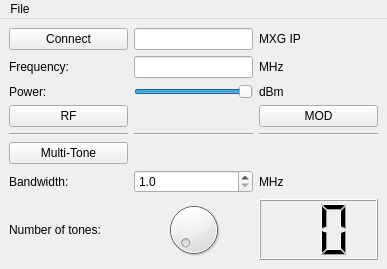
<?xml version="1.0" encoding="UTF-8"?>
<ui version="4.0">
 <class>MainWindow</class>
 <widget class="QMainWindow" name="MainWindow">
  <property name="geometry">
   <rect>
    <x>0</x>
    <y>0</y>
    <width>387</width>
    <height>269</height>
   </rect>
  </property>
  <property name="minimumSize">
   <size>
    <width>350</width>
    <height>200</height>
   </size>
  </property>
  <property name="windowTitle">
   <string>MainWindow</string>
  </property>
  <widget class="QWidget" name="centralwidget">
   <property name="sizePolicy">
    <sizepolicy hsizetype="Preferred" vsizetype="Preferred">
     <horstretch>0</horstretch>
     <verstretch>0</verstretch>
    </sizepolicy>
   </property>
   <property name="minimumSize">
    <size>
     <width>60</width>
     <height>10</height>
    </size>
   </property>
   <layout class="QGridLayout" name="gridLayout_2">
    <item row="1" column="0">
     <layout class="QGridLayout" name="gridLayout">
      <item row="7" column="1">
       <widget class="QLabel" name="label_6">
        <property name="text">
         <string>Number of tones:</string>
        </property>
       </widget>
      </item>
      <item row="6" column="1">
       <widget class="QLabel" name="label_7">
        <property name="text">
         <string>Bandwidth:</string>
        </property>
       </widget>
      </item>
      <item row="7" column="3">
       <widget class="QLCDNumber" name="lcdNumber">
        <property name="digitCount">
         <number>2</number>
        </property>
       </widget>
      </item>
      <item row="7" column="2">
       <widget class="QDial" name="dial">
        <property name="minimum">
         <number>2</number>
        </property>
        <property name="maximum">
         <number>15</number>
        </property>
       </widget>
      </item>
      <item row="6" column="2">
       <widget class="QDoubleSpinBox" name="doubleSpinBox">
        <property name="specialValueText">
         <string/>
        </property>
        <property name="accelerated">
         <bool>true</bool>
        </property>
        <property name="decimals">
         <number>1</number>
        </property>
        <property name="minimum">
         <double>1.000000000000000</double>
        </property>
        <property name="maximum">
         <double>19.899999999999999</double>
        </property>
        <property name="singleStep">
         <double>0.100000000000000</double>
        </property>
       </widget>
      </item>
      <item row="6" column="3">
       <widget class="QLabel" name="label_8">
        <property name="text">
         <string>MHz</string>
        </property>
       </widget>
      </item>
      <item row="5" column="1">
       <widget class="QPushButton" name="pushButton_4">
        <property name="text">
         <string>Multi-Tone</string>
        </property>
        <property name="checkable">
         <bool>true</bool>
        </property>
       </widget>
      </item>
      <item row="4" column="1">
       <widget class="Line" name="line_3">
        <property name="orientation">
         <enum>Qt::Horizontal</enum>
        </property>
       </widget>
      </item>
      <item row="4" column="2">
       <widget class="Line" name="line_2">
        <property name="orientation">
         <enum>Qt::Horizontal</enum>
        </property>
       </widget>
      </item>
      <item row="0" column="3">
       <widget class="QLabel" name="label">
        <property name="sizePolicy">
         <sizepolicy hsizetype="MinimumExpanding" vsizetype="MinimumExpanding">
          <horstretch>0</horstretch>
          <verstretch>0</verstretch>
         </sizepolicy>
        </property>
        <property name="text">
         <string>MXG IP</string>
        </property>
       </widget>
      </item>
      <item row="1" column="2">
       <widget class="QLineEdit" name="lineEdit_2">
        <property name="sizePolicy">
         <sizepolicy hsizetype="MinimumExpanding" vsizetype="MinimumExpanding">
          <horstretch>0</horstretch>
          <verstretch>0</verstretch>
         </sizepolicy>
        </property>
       </widget>
      </item>
      <item row="1" column="3">
       <widget class="QLabel" name="label_5">
        <property name="text">
         <string>MHz</string>
        </property>
       </widget>
      </item>
      <item row="1" column="1">
       <widget class="QLabel" name="label_4">
        <property name="text">
         <string>Frequency:</string>
        </property>
       </widget>
      </item>
      <item row="0" column="2">
       <widget class="QLineEdit" name="lineEdit">
        <property name="sizePolicy">
         <sizepolicy hsizetype="MinimumExpanding" vsizetype="MinimumExpanding">
          <horstretch>0</horstretch>
          <verstretch>0</verstretch>
         </sizepolicy>
        </property>
       </widget>
      </item>
      <item row="2" column="1">
       <widget class="QLabel" name="label_2">
        <property name="text">
         <string>Power:</string>
        </property>
       </widget>
      </item>
      <item row="2" column="2">
       <widget class="QSlider" name="horizontalSlider">
        <property name="sizePolicy">
         <sizepolicy hsizetype="MinimumExpanding" vsizetype="MinimumExpanding">
          <horstretch>0</horstretch>
          <verstretch>0</verstretch>
         </sizepolicy>
        </property>
        <property name="minimum">
         <number>-100</number>
        </property>
        <property name="maximum">
         <number>0</number>
        </property>
        <property name="orientation">
         <enum>Qt::Horizontal</enum>
        </property>
       </widget>
      </item>
      <item row="2" column="3">
       <widget class="QLabel" name="label_3">
        <property name="text">
         <string>dBm</string>
        </property>
       </widget>
      </item>
      <item row="0" column="1">
       <widget class="QPushButton" name="pushButton">
        <property name="sizePolicy">
         <sizepolicy hsizetype="MinimumExpanding" vsizetype="MinimumExpanding">
          <horstretch>0</horstretch>
          <verstretch>0</verstretch>
         </sizepolicy>
        </property>
        <property name="text">
         <string>Connect</string>
        </property>
        <property name="shortcut">
         <string>Ctrl+R</string>
        </property>
        <property name="checkable">
         <bool>true</bool>
        </property>
       </widget>
      </item>
      <item row="3" column="1">
       <widget class="QPushButton" name="pushButton_2">
        <property name="sizePolicy">
         <sizepolicy hsizetype="MinimumExpanding" vsizetype="MinimumExpanding">
          <horstretch>0</horstretch>
          <verstretch>0</verstretch>
         </sizepolicy>
        </property>
        <property name="text">
         <string>RF</string>
        </property>
        <property name="checkable">
         <bool>true</bool>
        </property>
       </widget>
      </item>
      <item row="3" column="3">
       <widget class="QPushButton" name="pushButton_3">
        <property name="sizePolicy">
         <sizepolicy hsizetype="MinimumExpanding" vsizetype="MinimumExpanding">
          <horstretch>0</horstretch>
          <verstretch>0</verstretch>
         </sizepolicy>
        </property>
        <property name="text">
         <string>MOD</string>
        </property>
        <property name="checkable">
         <bool>true</bool>
        </property>
       </widget>
      </item>
      <item row="4" column="3">
       <widget class="Line" name="line">
        <property name="orientation">
         <enum>Qt::Horizontal</enum>
        </property>
       </widget>
      </item>
     </layout>
    </item>
   </layout>
  </widget>
  <widget class="QMenuBar" name="menubar">
   <property name="geometry">
    <rect>
     <x>0</x>
     <y>0</y>
     <width>387</width>
     <height>21</height>
    </rect>
   </property>
   <widget class="QMenu" name="menuFile">
    <property name="title">
     <string>File</string>
    </property>
    <addaction name="actionSave"/>
    <addaction name="actionLoad"/>
   </widget>
   <addaction name="menuFile"/>
  </widget>
  <action name="actionSave">
   <property name="text">
    <string>Save</string>
   </property>
   <property name="shortcut">
    <string>Ctrl+S</string>
   </property>
  </action>
  <action name="actionLoad">
   <property name="text">
    <string>Load</string>
   </property>
   <property name="shortcut">
    <string>Ctrl+L</string>
   </property>
  </action>
 </widget>
 <tabstops>
  <tabstop>lineEdit</tabstop>
  <tabstop>lineEdit_2</tabstop>
  <tabstop>horizontalSlider</tabstop>
  <tabstop>pushButton</tabstop>
  <tabstop>pushButton_2</tabstop>
  <tabstop>pushButton_3</tabstop>
 </tabstops>
 <resources/>
 <connections>
  <connection>
   <sender>dial</sender>
   <signal>valueChanged(int)</signal>
   <receiver>lcdNumber</receiver>
   <slot>display(int)</slot>
   <hints>
    <hint type="sourcelabel">
     <x>144</x>
     <y>62</y>
    </hint>
    <hint type="destinationlabel">
     <x>193</x>
     <y>163</y>
    </hint>
   </hints>
  </connection>
 </connections>
</ui>
